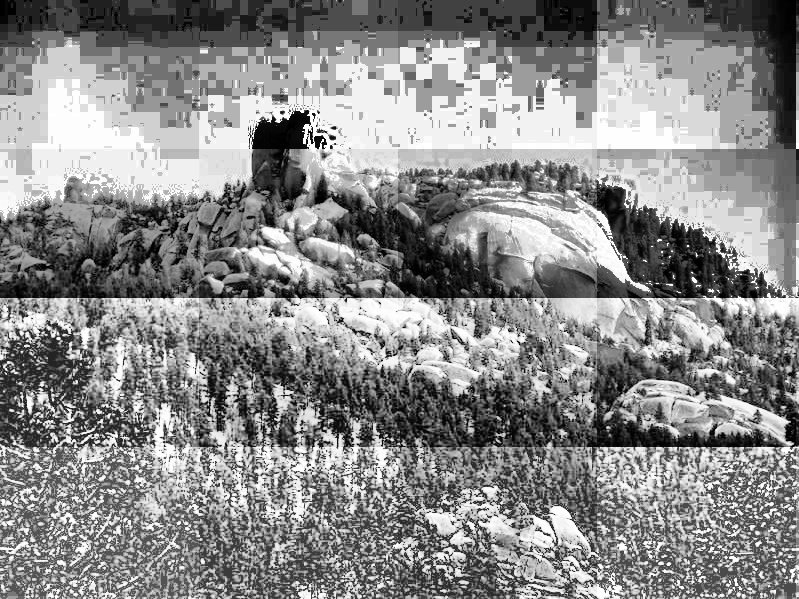
#> input picture 2/src/localH1_4.jpg, 799 x 599 px
$ python test.py
#> lines starting #> are read from the running program, lines starting #| are printed output that depends on the picture
import numpy as np
import matplotlib.pyplot as plt
import cv2

img1 = cv2.imread("localH1_4.jpg")
#> img1 is the input picture: shape (599, 799, 3); min 0, max 255, mean 137.5
img2 = cv2.imread("localH1_8.jpg")
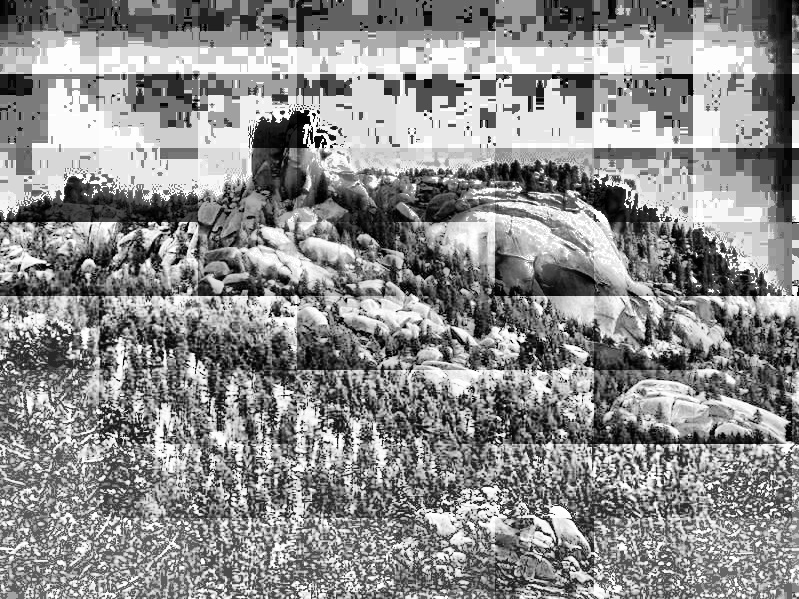
#> input picture 2/src/localH1_8.jpg, 799 x 599 px
#> img2 is the input picture: shape (599, 799, 3); min 0, max 255, mean 141.4
img3 = cv2.imread("localH1_16.jpg")
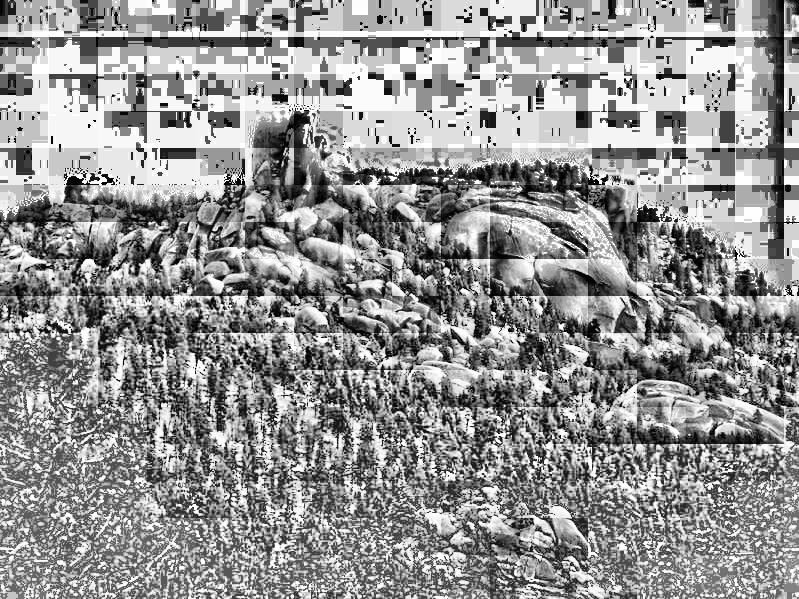
#> input picture 2/src/localH1_16.jpg, 799 x 599 px
#> img3 is the input picture: shape (599, 799, 3); min 0, max 255, mean 147.2
img4 = cv2.imread("localH1_64.jpg")
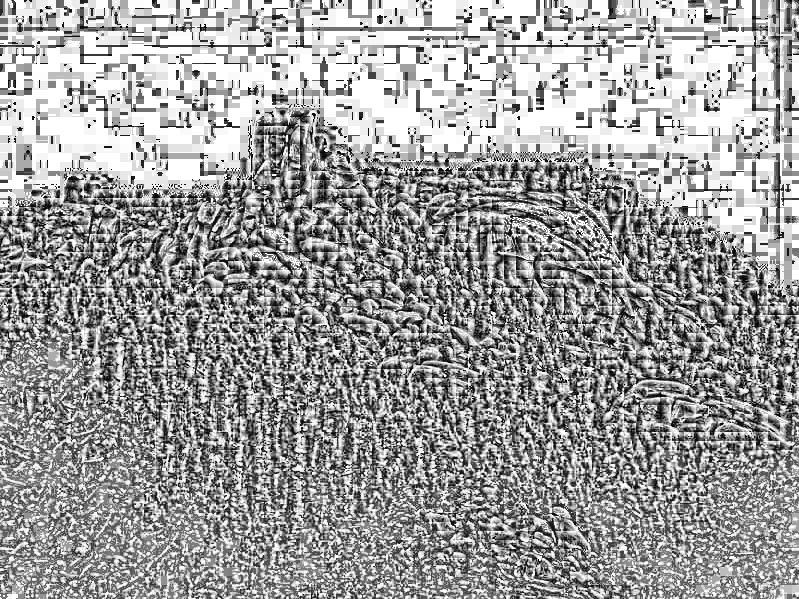
#> input picture 2/src/localH1_64.jpg, 799 x 599 px
#> img4 is the input picture: shape (599, 799, 3); min 0, max 255, mean 157.5
mix = np.vstack((img1, img2, img3, img4))
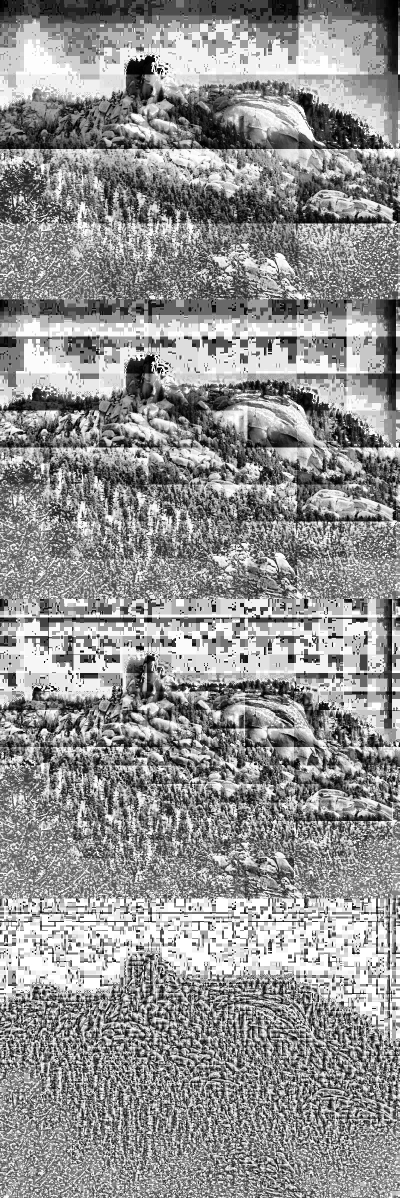
#> mix: shape (2396, 799, 3) (shown at 1/2 size); min 0, max 255, mean 145.9
mix.astype("uint8")


cv2.imwrite("mix1.jpg", mix)
